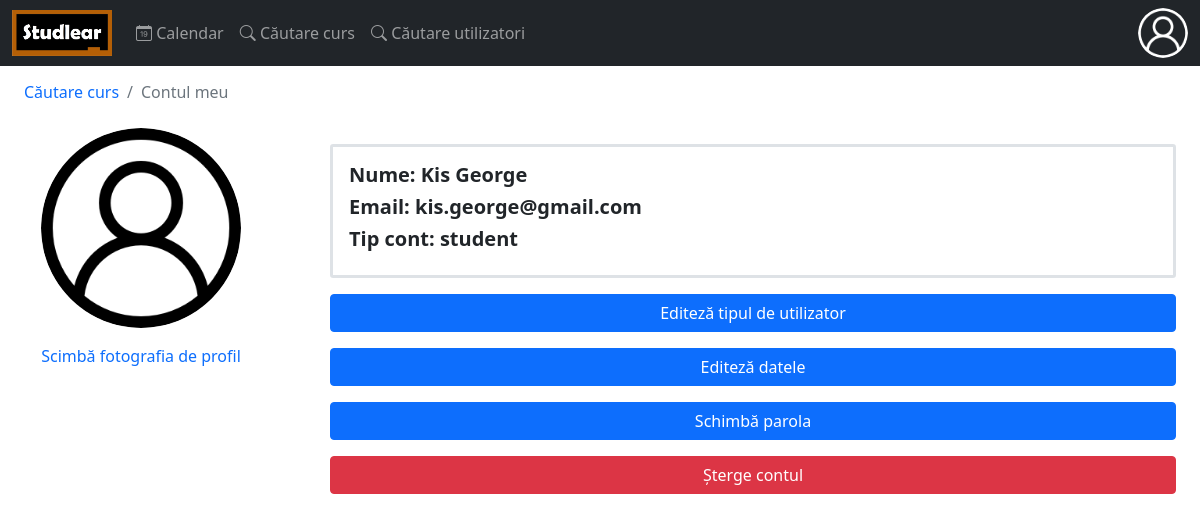
The app's page /My_account.php?id=2 (signed in), older data.
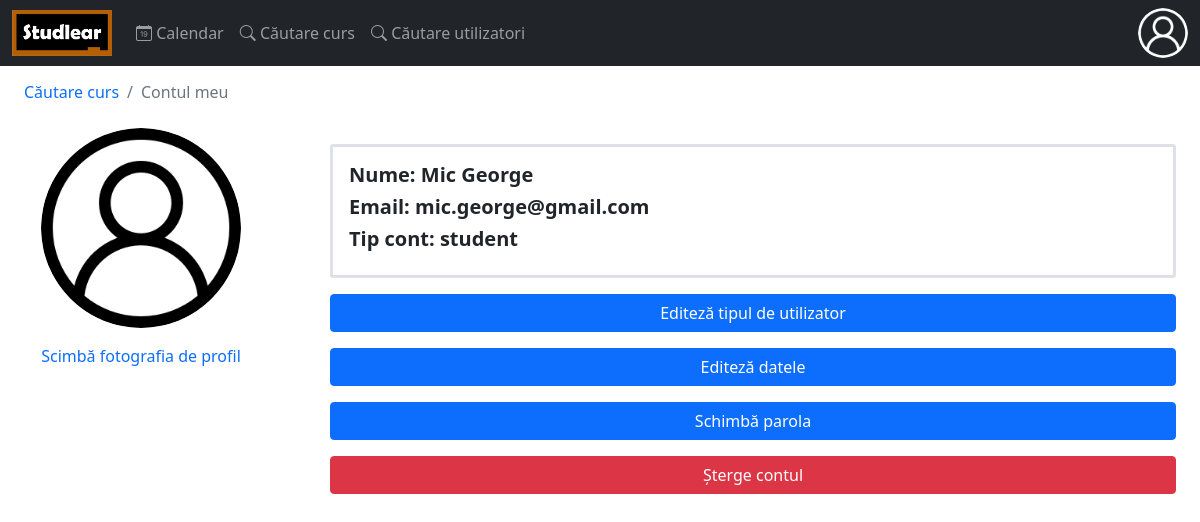
The same page, newer data.
### tables this page shows
CREATE TABLE `user` (
  `id` int(11) NOT NULL AUTO_INCREMENT,
  `name` varchar(250) NOT NULL,
  `email` varchar(250) NOT NULL,
  `password` varchar(250) NOT NULL,
  `type` varchar(100) DEFAULT NULL,
  `profile_image` varchar(250) DEFAULT NULL,
  PRIMARY KEY (`id`)
);

### My_account.php (the view, shortened to what this page needs)
<?php include 'Page_security.php'; ?>
<!doctype html>
<html lang="en">
  	<head>
	    <link href="assets\css\bootstrap.min.css" rel="stylesheet"/>
	    <link rel="stylesheet" href="https://cdn.jsdelivr.net/npm/bootstrap-icons@1.7.2/font/bootstrap-icons.css">
	</head>
	<body>
    	<?php include 'Top_bar.php' ?>
    	<nav class="ms-4" aria-label="breadcrumb">
  			<ol class="breadcrumb">
  		  		<?php
  		  		if($_SESSION['user_type']=="admin")
  					echo '<li class="breadcrumb-item"><a href="Search_courses.php" style="text-decoration: none;">Căutare curs</a></li>';
  				else
  		  			echo '<li class="breadcrumb-item"><a href="Home_page.php" style="text-decoration: none;">Acasă</a></li>'; ?>
    			<li class="breadcrumb-item active" aria-current="page">Contul meu</li>
  			</ol>
		</nav>
		      	<?php
		      		$search_user_id=$_GET['id'];
		      		$user_id=$_SESSION['user_id'];
		      	?>
		      	<div class="row">
		      		<div class="col-xl-3 col-md-4">
		      			<div class="d-flex align-items-center flex-column">
		      				<div class="p-2">
		      					<?php
		      					$sql="SELECT * FROM user WHERE id LIKE $search_user_id";
								$results=mysqli_query($db,$sql);
								$row=mysqli_fetch_array($results);
								$profile_image="Images\Profile\\".$row["profile_image"];
								if($profile_image=="Images\Profile\\") {
		      					?>
			      					<img src="Images\Sistem\user.png" alt="Profile image" style="width:200px; height:200px;" class="rounded-circle">
			      				<?php }
			      				else {
			      					echo '<img src="'.$profile_image.'" alt="Profile image" style="width:200px; height:200px;" class="rounded-circle">';
			      				}
			      				?>
			      			</div>
			      			<?php if($_SESSION['user_type']=="admin" or $search_user_id==$user_id){ ?>
				      			<div class="p-2">
				      				<p><a href="#" style="text-decoration: none;" data-bs-toggle="modal" data-bs-target="#Edit_profile_photo">Scimbă fotografia de profil</a></p>
				      			</div>
				      		<?php } ?>
			      		</div>
			      	</div>
			      	<div class="col-xl-9 col-md-8 mt-4">
			      		<div class="mx-4">
				      		<div class="container p-3 border border-3 rounded-1">
					      		<?php echo '<h5><b>Nume: '.$row['name'].'</b></h5>'; ?>
					      		<?php echo '<h5><b>Email: '.$row['email'].'</b></h5>'; ?>
					      		<?php echo '<h5><b>Tip cont: '.$row['type'].'</b></h5>'; ?>
				      		</div>
				      		<?php if($_SESSION['user_type']=="admin"){ ?>
				      			<div class="d-grid mt-3">
								  	<button type="button" class="btn btn-primary btn-block" data-bs-toggle="modal" data-bs-target="#Edit_user_type">Editeză tipul de utilizator</button>
								</div>
				      		<?php } ?>
				      		<?php if($_SESSION['user_type']=="admin" or $search_user_id==$user_id){ ?>
					      		<div class="d-grid mt-3">
								  	<button type="button" class="btn btn-primary btn-block" data-bs-toggle="modal" data-bs-target="#Edit_profile_data">Editeză datele</button>
								</div>
								<div class="d-grid mt-3">
								  	<button type="button" class="btn btn-primary btn-block" data-bs-toggle="modal" data-bs-target="#Change_password">Schimbă parola</button>
								</div>
								<div class="d-grid mt-3">
								  	<button type="button" class="btn btn-danger btn-block" data-bs-toggle="modal" data-bs-target="#Delete_account">Șterge contul</button>
								</div>
							<?php } ?>
			      		</div>
			      	</div>
		      	</div>
	</body>
</html>

### Top_bar.php (shortened to what this page needs)
<?php include 'Page_security.php'; ?>
<nav class="navbar navbar-expand-sm navbar-dark bg-dark fixed-top">
  <div class="container-fluid">
    <?php if($_SESSION['user_type']!="admin"){ ?>
      <a class="navbar-brand" href="Home_page.php">
        <img src="Images\Sistem\logo.png" alt="Logo" style="width:100px;" class="img-fluid">
      </a>
    <?php }
    else
      echo '<img src="Images\Sistem\logo.png" alt="Logo" style="width:100px;" class="img-fluid me-3">'; ?>
    <div class="collapse navbar-collapse" id="collapsibleNavbar">
      <ul class="navbar-nav me-auto">
        <li class="nav-item">
          <a class="nav-link" href="Calendar_page.php"><i class="bi bi-calendar-date"></i></i> Calendar</a>
        </li>
        <li class="nav-item">
          <a class="nav-link" href="Enroll_in_course.php?enroll=8"><i class="bi bi-search"></i> Căutare curs</a>
        </li>
        <?php if($_SESSION['user_type']=="admin"){ ?>
          <li class="nav-item">
            <a class="nav-link" href="Search_users_admin1.php?edit=1"><i class="bi bi-search"></i> Căutare utilizatori</a>
          </li>
        <?php } ?>
      </ul>
      <ul class="navbar-nav justify-content-end">
        <li class="nav-item">
          <div class="btn-group drop-down">
              <?php
                $user_id=$_SESSION['user_id'];
                $sql="SELECT * FROM user WHERE id LIKE $user_id";
                $results=mysqli_query($db,$sql);
                $row=mysqli_fetch_array($results);
                $profile_image="Images\Profile\\".$row["profile_image"];
                if($profile_image=="Images\Profile\\") {
                  echo '<img src="Images\Sistem\user1.png" alt="Avatar Logo" id="profile_photo" style="width:50px; height:50px;" class="nav-item rounded-circle " data-bs-toggle="dropdown">';
                }
                else {
                  echo '<img src="'.$profile_image.'" alt="Avatar Logo" id="profile_photo" style="width:50px; height:50px;" class="nav-item rounded-circle" data-bs-toggle="dropdown">';
                }
              ?>
          </div>
        </li>
      </ul>
    </div>
  </div>
</nav>

Row changes from the older to the newer data that the page shows:
changed user "student": name "Kis George" → "Mic George"; email "kis.george@gmail.com" → "mic.george@gmail.com"
